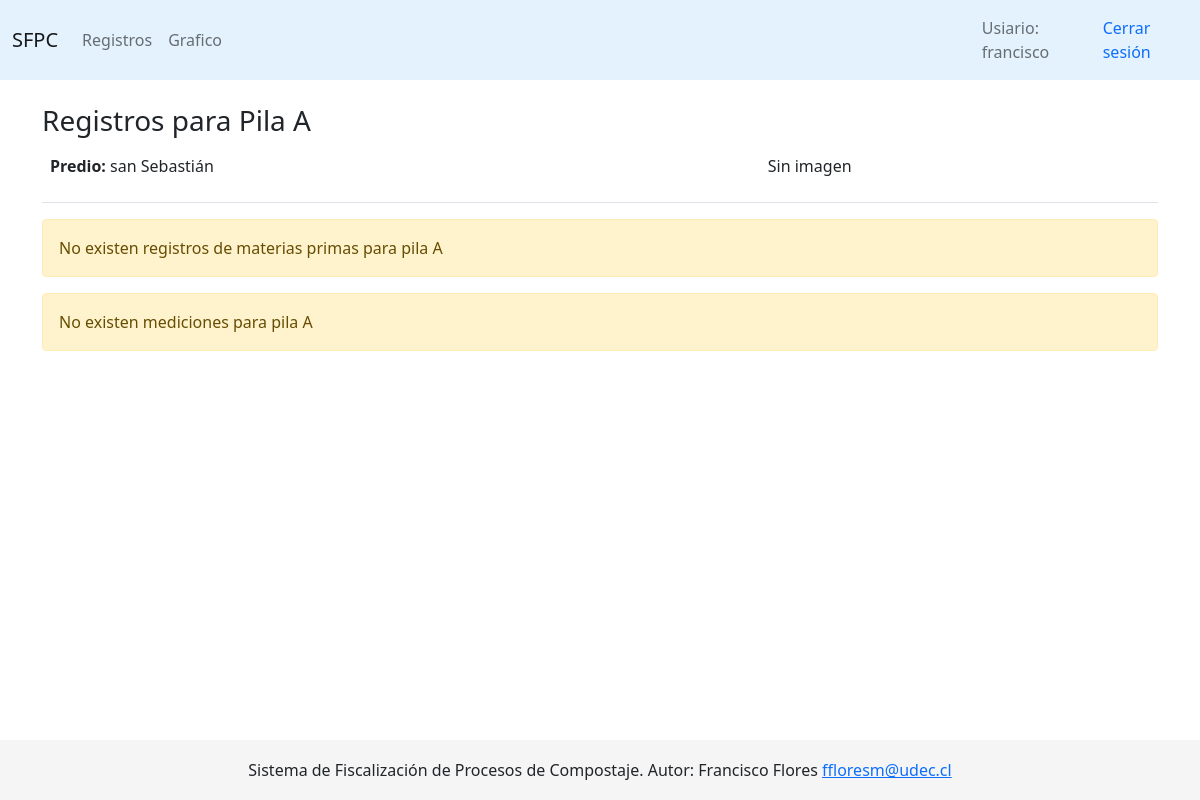
The app's page /app/registros/1 (signed in), older data.
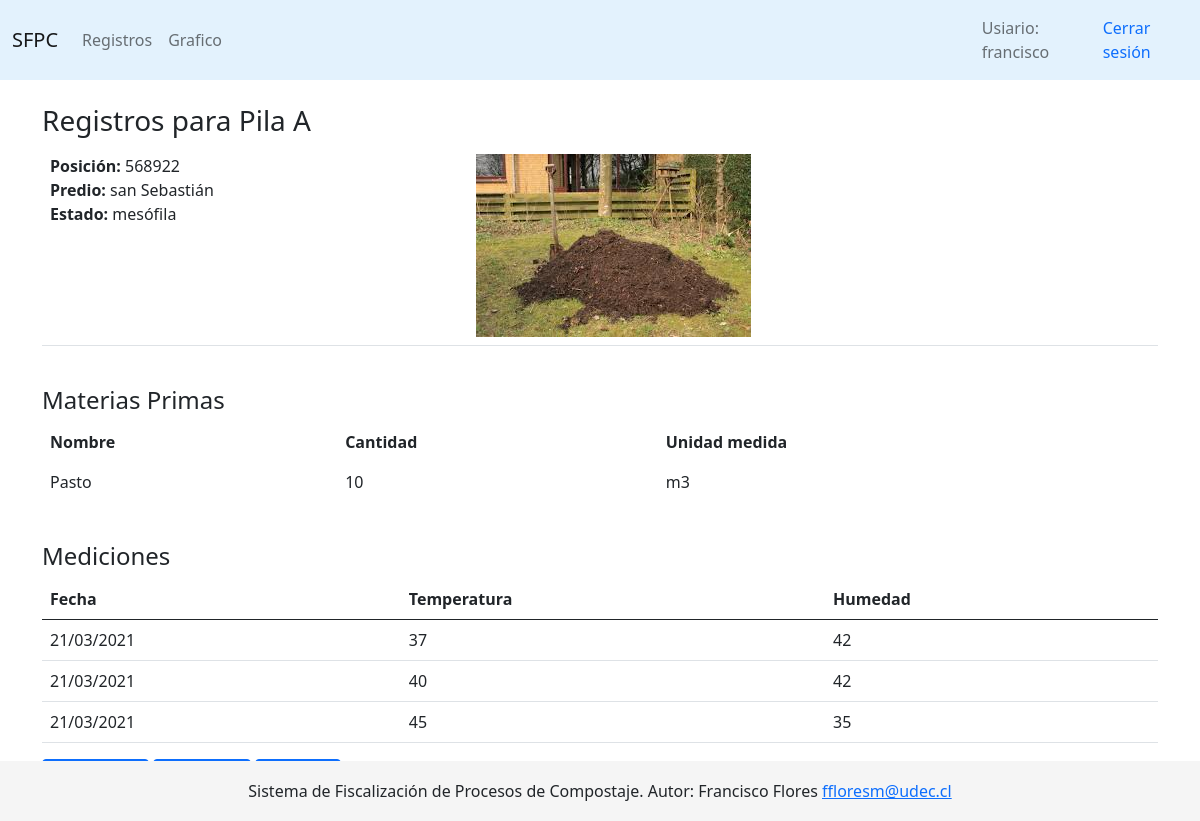
The same page, newer data.
### app/models.py (models this page shows, shortened)
class Pila(models.Model):
    estado_choices = [
        ('mesófila', 'Fase I: mesófila'),
        ('termófila', 'Fase II: termófila'),
        ('enfriamiento', 'Fase III: enfriamiento'),
        ('maduración', 'Fase IV: maduración'),
    ]
    nombreID = models.CharField(max_length=10, default=None)
    fecha_creacion = models.DateTimeField("fecha de creación", auto_now_add=True)
    estado = models.CharField(max_length=50, choices=estado_choices)
    cliente = models.ForeignKey('Cliente', on_delete=models.DO_NOTHING, null=True)
    posicion = models.CharField(max_length=20, null=True) #solo para prubas
    foto = models.ImageField(upload_to='Fotos', null=True, blank=True) #folder Fotos
    predio = models.ForeignKey('Predio', on_delete=models.SET_NULL, null=True)
    class Meta:
        ordering = ('cliente', )

class Predio(models.Model):
    nombre = models.CharField(max_length=100)
    def __str__(self):
        return self.nombre

class MateriaPrima(models.Model):
    nombre = models.CharField(max_length=100, null=False)
    cantidad = models.IntegerField(null=False)
    unidad_medida = models.CharField(max_length=10, null=True)
    pila = models.ForeignKey('Pila', on_delete=models.CASCADE)
    class Meta:
        verbose_name_plural = 'Materias Primas'
        ordering = ('nombre', )

class Medicion(models.Model):
    fecha_creacion = models.DateTimeField("fecha de creacion", auto_now_add=True)
    temperatura = models.IntegerField(default=0)
    humedad = models.IntegerField(null=True)
    lanza = models.ForeignKey('Lanza', on_delete=models.DO_NOTHING)
    pila = models.ForeignKey('Pila', on_delete=models.CASCADE, null=True)
    class Meta:
        verbose_name_plural = 'Mediciones'
        ordering = ('lanza', )

### app/views.py (the view)
# urls.py: path('registros/<int:pk>', medicionesPila, name='mediciones-pila'),
@login_required()
def medicionesPila(request, pk):
	pila = Pila.objects.get(id=pk)
	query = Medicion.objects.filter(pila=pila)
	materia_prima = MateriaPrima.objects.filter(pila=pila)
	context = {
		'registros': query,
		'pila': pila,
		'materia_prima': materia_prima,
	}
	return render(request, 'app/mediciones_pila.html', context)

### app/templates/app/mediciones_pila.html (shortened to what this page needs)
{% extends "base_generic.html" %}
{% block page_content %}
<br>
<h3>Registros para Pila {{ pila.nombreID }}</h3>
<table class="table">
  <tbody>
    <tr>
      <td>
        {% if pila.posicion %}
        <b>Posición:</b> {{ pila.posicion }}<br>
        {% endif%}
        <b>Predio:</b> {{ pila.predio }} <br>
        {%if pila.estado%}
        <b>Estado:</b> {{ pila.estado }}
        {%endif%}
      </td>
      {% if pila.foto %}
        <td>
          <img src="{{ pila.foto.url }}" alt="foto-pila">
        </td>
      {% else %}
        <td>
          <p>Sin imagen</p>
        </td>
      {% endif %}
    </tr>
  </tbody>
</table>
{% if materia_prima %}
<br>
<h4> Materias Primas </h4>
<table class="table table-borderless">
    <thead>
      <tr>
        <th scope="col">Nombre</th>
        <th scope="col">Cantidad</th>
        <th scope="col">Unidad medida</th>
      </tr>
    </thead>
    <tbody>
        {% for materia in materia_prima %}
          <tr>
            <td>{{ materia.nombre }}</td>
            <td>{{materia.cantidad}}</td>
            <td>{{materia.unidad_medida}}</td>
          </tr>
      {% endfor %}
    </tbody>
  </table>
{% else %}
<div class="alert alert-warning" role="alert">
        No existen registros de materias primas para pila {{pila.nombreID}}
    </div>
{% endif %}
{% if registros %}
<br>
<h4> Mediciones </h4>
<table class="table table-hover">
    <thead>
      <tr>
        <th scope="col">Fecha</th>
        <th scope="col">Temperatura</th>
        <th scope="col">Humedad</th>
      </tr>
    </thead>
    <tbody>
        {% for medicion in registros %}
          <tr>
            <td>{{ medicion.fecha_creacion|date:'d/m/Y' }}</td>
            <td>{{medicion.temperatura}}</td>
            <td>{{medicion.humedad}}</td>
          </tr>
      {% endfor %}
    </tbody>
  </table>
  <a class="btn btn-primary" href="{% url 'app:chart' pila.id %}" role="button">Ver gráfico</a>
  <a class="btn btn-primary" href="https://www.google.cl/maps/@-36.8174503,-73.0423481,14.21z" role="button">Ver Mapa</a>
  <a class="btn btn-primary" href="{% url 'app:pdf' pila.id %}" role="button">Reporte</a>
{% else %}
    <div class="alert alert-warning" role="alert">
        No existen mediciones para pila {{pila.nombreID}}
    </div>
{% endif %}
{% endblock %}

### templates/base_generic.html (shortened to what this page needs)
<!DOCTYPE html>
<html lang="es">
  <head>
    {% load static %}
    <link rel="stylesheet" href="{% static '/css/bootstrap.min.css' %}" >
    <link rel="stylesheet" href="{% static '/css/styles.css' %}" >
  </head>
  <body>
    {% block navbar %}
      <nav class="navbar navbar-expand-lg navbar-light" style="background-color: #e3f2fd;">
        <div class="container">
          <a class="navbar-brand" href="{% url 'app:index' %}">SFPC</a>
          {% if user.is_authenticated %}
          <div class="collapse navbar-collapse" id="navbarNavAltMarkup">
            <div class="navbar-nav">
              <a class="nav-link" href="/app/registros">Registros</a>
              <a class="nav-link" href="{% url 'app:all-charts' %}">Grafico</a>
            </div>
          </div>
          {%endif%}
        </div>
        {% if user.is_authenticated %}
        <span class="navbar-text">Usiario: {{ user.get_username }}</span>
     <a class="nav-link" href="{% url 'logout'%}?next={{request.path}}">Cerrar sesión</a>
   {% else %}
     <a class="nav-link" href="{% url 'login'%}?next={{request.path}}">Iniciar sesión</a>
   {% endif %}
      </nav>
    {% endblock %}
    {% block content %}
      <div class="container">
        {% block page_content %}
        {% endblock %}
      </div>
    {% endblock %}
    <br>
    <footer class="footer">
        <p class="text-center">
            Sistema de Fiscalización de Procesos de Compostaje. Autor: Francisco Flores
            <a href="mailto:ffloresm@udec.cl">ffloresm@udec.cl</a>
        </p>
        </footer>
  </body>
</html>

### static/css/styles.css (style rules this page uses)
.footer { position: fixed; bottom: 0; width: 100%; height: 60px; line-height: 60px; background-color: #f5f5f5; }
td { cursor: pointer; }

Row changes from the older to the newer data that the page shows:
changed Pila "san Sebastián": posicion (not shown) → "568922"; estado (not shown) → "mesófila"; foto empty → "Fotos/compost.jpeg" (drawn); foto: picture added; nombreID "A" → (not shown)
added MateriaPrima: nombre "Pasto", cantidad "10", unidad_medida "m3"
added Medicion: fecha_creacion "21/03/2021", temperatura "37", humedad "42"
added Medicion: fecha_creacion "21/03/2021", temperatura "40", humedad "42"
added Medicion: fecha_creacion "21/03/2021", temperatura "45", humedad "35"
Text that changed along with them:
text no longer shown: "Sin imagen No existen registros de materias primas para pila No existen mediciones para pila"
text now shown: "Posición: Estado: Materias Primas Nombre Cantidad Unidad medida Mediciones Fecha Temperatura Humedad"
